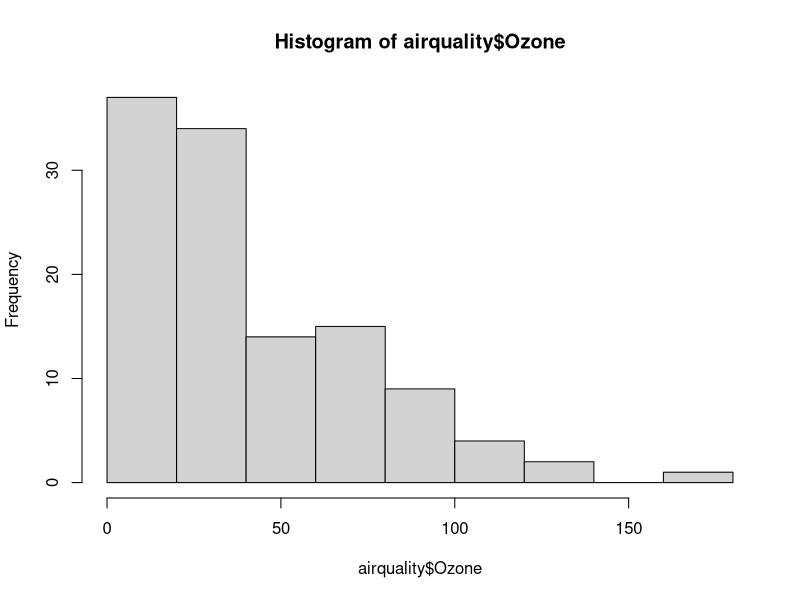
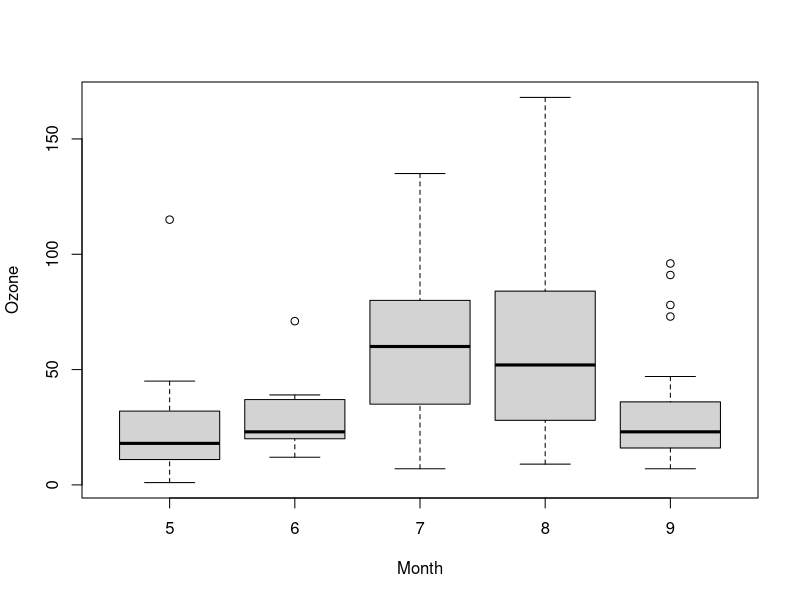
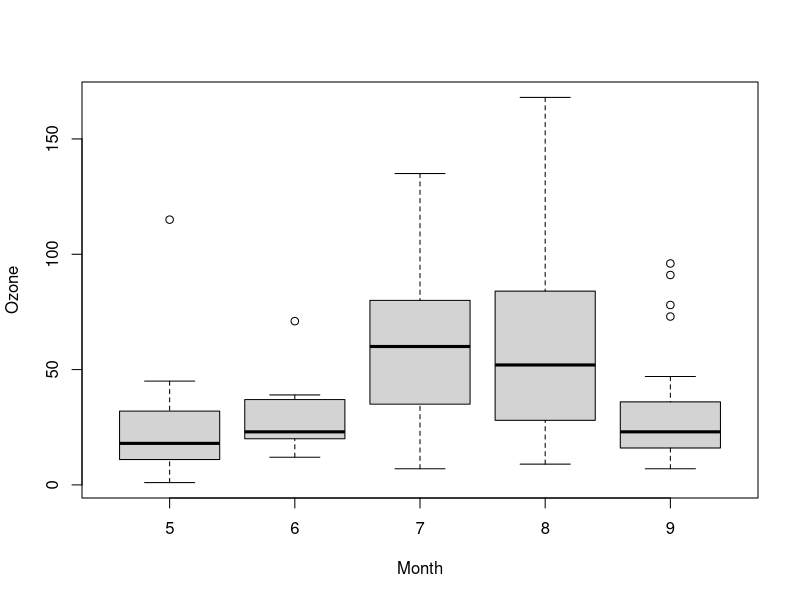
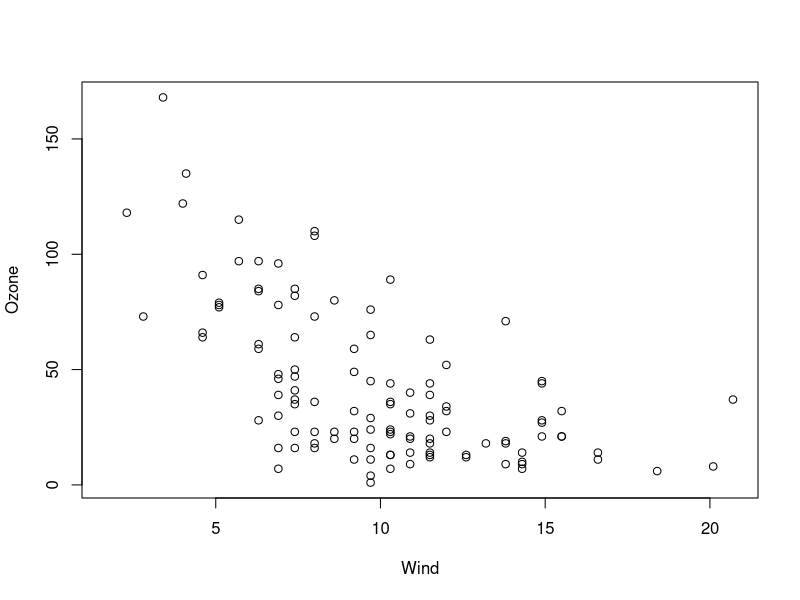

Recreate these plots in R, in order.
# The Base Plotting System

# The core plotting and graphics engine in R is encapsulated in the following packages:
#    . graphics: contains plotting functions for the "base" graphing systems, including
#      plot, hist, boxplot and many others.

#    . grDevices: contains all the code implementing the various graphics devices, including
#      X11, PDF, PostScript, PNG, etc.

# 1. initializing a new plot
# 2. annotating (adding to) an existing plot

# The base graphics system has many global parameters that can set and tweaked. These
# parameters are documented in ?par and are used to control the global behavior of plots,
# such as the margins, axis orientation, and other details.

?par

hist(airquality$Ozone)

boxplot(Ozone ~ Month, data=airquality)

airquality = transform(airquality, Month=factor(Month))
boxplot(Ozone ~ Month, data=airquality, xlab= "Month", ylab="Ozone")

with(airquality, plot(Wind, Ozone))  # scatterplot

# plot func is called generic function in R as it's behavior can change depending upon the type of
# data passed to it.

